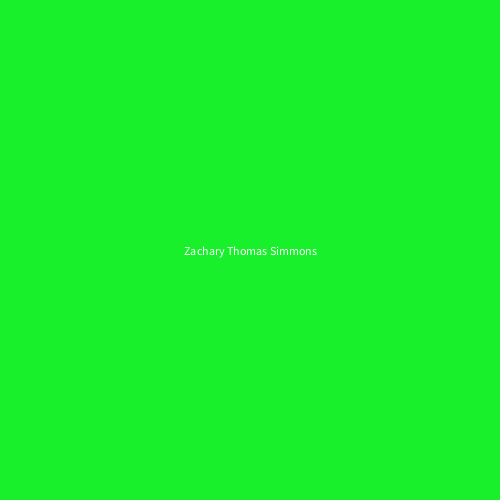
Frame 1 (no input)
Frame 60 (the mouse pressed at the canvas centre just before this capture): identical to frame 1, image omitted
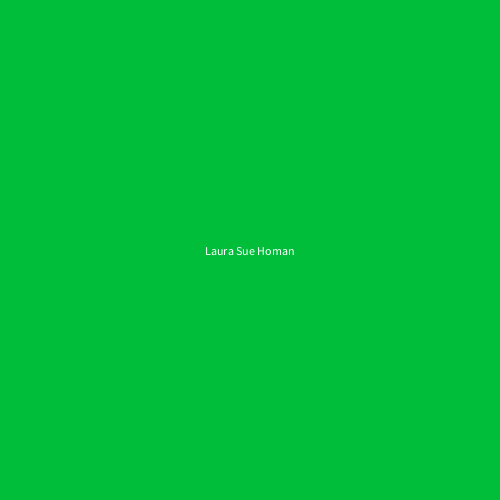
Frame 120 (the mouse held since frame 60 and released just before this capture)

The Processing sketch that drew these frames (run headless with seeded random() and noise(); from frame 60 on, the mouse is pressed at the canvas centre):

// Processing sketch: processing_92257
// ── processing_92257.pde


int myState = 0 ;
color myRandomC ; 

void setup() {
  size(500, 500) ; 
 
}

void draw() {
  
  textAlign(CENTER, CENTER) ;
  
  switch(myState) {
    case 0:
    background(030, 240, 054) ; 
    text("Zachary Thomas Simmons", width/2, height/2) ; 
    break ;
    
    case 1:
    background(000, 190, 071) ; 
    text("Laura Sue Homan", width/2, height/2) ;
    break ;
    
    case 2:
    background(030, 240, 054) ;
    text("ALfred Christopher Homan", width/2, height/2) ;
    break ;
    
    case 3:
    background(050, 031, 037) ;
    text("Joyce Carleen Simmons", width/2, height/2) ;
    break ;
    
    case 4:
    background(070, 160, 032) ;
    text("Raymond Larry Simmons", width/2, height/2) ;
    break ;
    
  }
  
}

void mousePressed() {
   myRandomC = color(random(255), random(255), random(255)) ; 
  
  myState = myState + 1 ;
  if (myState > 4) {
    myState = 0 ;
  }
}
